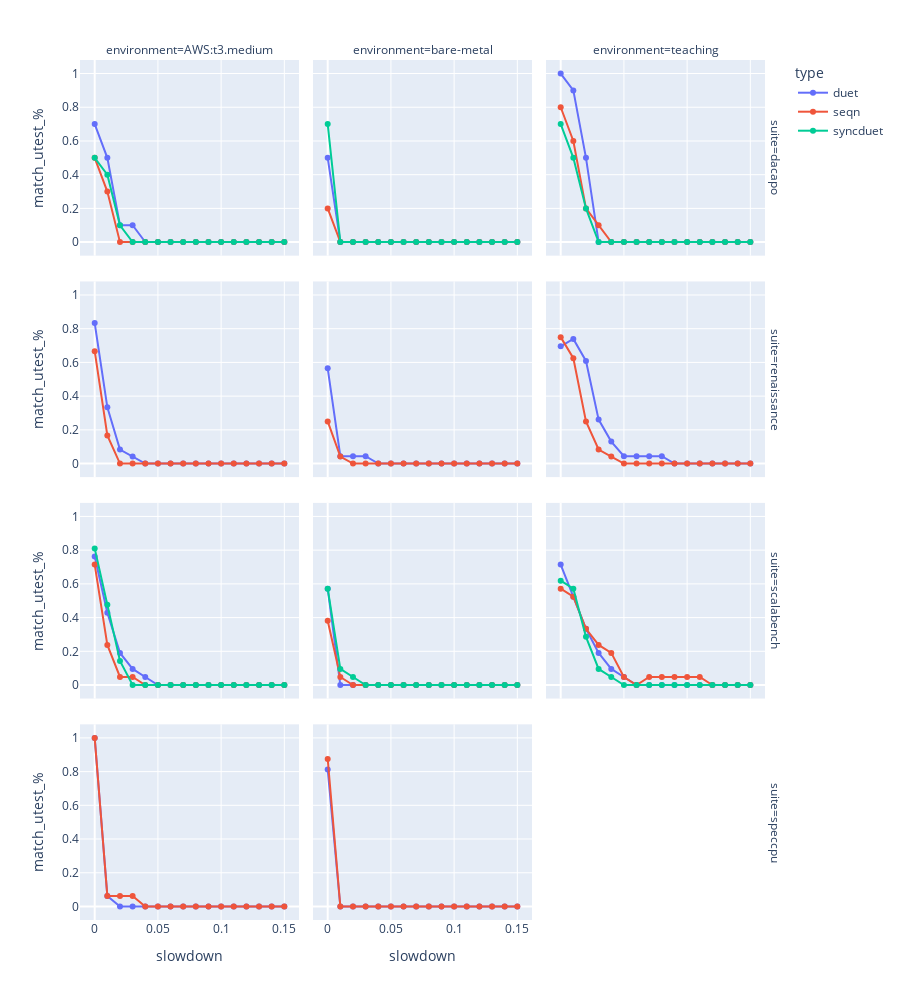

Notebook source saved alongside this figure:
### Markdown cell above
## MDS using u-test

### Code cell
px.line(
    df_slowdown,
    x=DF.slowdown,
    y=DF.match_ratio_utest,
    color=RF.type,
    facet_col=DF.env,
    facet_row=RF.suite,
    markers=True,
    height=1000,
)

### Figure 1 — Plotly figure (JSON) as saved in the notebook; plotly's stock layout.template omitted (floating-point values rounded to 4 significant figures)
{"data": [{"hovertemplate": "type=duet<br>suite=dacapo<br>environment=AWS:t3.medium<br>slowdown=%{x}<br>match_utest_%=%{y}<extra></extra>", "legendgroup": "duet", "line": {"color": "#636efa", "dash": "solid"}, "marker": {"symbol": "circle"}, "mode": "lines+markers", "name": "duet", "orientation": "v", "showlegend": true, "type": "scatter", "x": [0, 0.01, 0.02, 0.03, 0.04, 0.05, 0.06, 0.07, 0.08, 0.09, 0.1, 0.11, 0.12, 0.13, 0.14, 0.15], "xaxis": "x10", "y": [0.7, 0.5, 0.1, 0.1, 0, 0, 0, 0, 0, 0, 0, 0, 0, 0, 0, 0], "yaxis": "y10"}, {"hovertemplate": "type=duet<br>suite=dacapo<br>environment=bare-metal<br>slowdown=%{x}<br>match_utest_%=%{y}<extra></extra>", "legendgroup": "duet", "line": {"color": "#636efa", "dash": "solid"}, "marker": {"symbol": "circle"}, "mode": "lines+markers", "name": "duet", "orientation": "v", "showlegend": false, "type": "scatter", "x": [0, 0.01, 0.02, 0.03, 0.04, 0.05, 0.06, 0.07, 0.08, 0.09, 0.1, 0.11, 0.12, 0.13, 0.14, 0.15], "xaxis": "x11", "y": [0.5, 0, 0, 0, 0, 0, 0, 0, 0, 0, 0, 0, 0, 0, 0, 0], "yaxis": "y11"}, {"hovertemplate": "type=duet<br>suite=dacapo<br>environment=teaching<br>slowdown=%{x}<br>match_utest_%=%{y}<extra></extra>", "legendgroup": "duet", "line": {"color": "#636efa", "dash": "solid"}, "marker": {"symbol": "circle"}, "mode": "lines+markers", "name": "duet", "orientation": "v", "showlegend": false, "type": "scatter", "x": [0, 0.01, 0.02, 0.03, 0.04, 0.05, 0.06, 0.07, 0.08, 0.09, 0.1, 0.11, 0.12, 0.13, 0.14, 0.15], "xaxis": "x12", "y": [1, 0.9, 0.5, 0, 0, 0, 0, 0, 0, 0, 0, 0, 0, 0, 0, 0], "yaxis": "y12"}, {"hovertemplate": "type=duet<br>suite=renaissance<br>environment=AWS:t3.medium<br>slowdown=%{x}<br>match_utest_%=%{y}<extra></extra>", "legendgroup": "duet", "line": {"color": "#636efa", "dash": "solid"}, "marker": {"symbol": "circle"}, "mode": "lines+markers", "name": "duet", "orientation": "v", "showlegend": false, "type": "scatter", "x": [0, 0.01, 0.02, 0.03, 0.04, 0.05, 0.06, 0.07, 0.08, 0.09, 0.1, 0.11, 0.12, 0.13, 0.14, 0.15], "xaxis": "x7", "y": [0.8333, 0.3333, 0.08333, 0.04167, 0, 0, 0, 0, 0, 0, 0, 0, 0, 0, 0, 0], "yaxis": "y7"}, {"hovertemplate": "type=duet<br>suite=renaissance<br>environment=bare-metal<br>slowdown=%{x}<br>match_utest_%=%{y}<extra></extra>", "legendgroup": "duet", "line": {"color": "#636efa", "dash": "solid"}, "marker": {"symbol": "circle"}, "mode": "lines+markers", "name": "duet", "orientation": "v", "showlegend": false, "type": "scatter", "x": [0, 0.01, 0.02, 0.03, 0.04, 0.05, 0.06, 0.07, 0.08, 0.09, 0.1, 0.11, 0.12, 0.13, 0.14, 0.15], "xaxis": "x8", "y": [0.5652, 0.04348, 0.04348, 0.04348, 0, 0, 0, 0, 0, 0, 0, 0, 0, 0, 0, 0], "yaxis": "y8"}, {"hovertemplate": "type=duet<br>suite=renaissance<br>environment=teaching<br>slowdown=%{x}<br>match_utest_%=%{y}<extra></extra>", "legendgroup": "duet", "line": {"color": "#636efa", "dash": "solid"}, "marker": {"symbol": "circle"}, "mode": "lines+markers", "name": "duet", "orientation": "v", "showlegend": false, "type": "scatter", "x": [0, 0.01, 0.02, 0.03, 0.04, 0.05, 0.06, 0.07, 0.08, 0.09, 0.1, 0.11, 0.12, 0.13, 0.14, 0.15], "xaxis": "x9", "y": [0.6957, 0.7391, 0.6087, 0.2609, 0.1304, 0.04348, 0.04348, 0.04348, 0.04348, 0, 0, 0, 0, 0, 0, 0], "yaxis": "y9"}, {"hovertemplate": "type=duet<br>suite=scalabench<br>environment=AWS:t3.medium<br>slowdown=%{x}<br>match_utest_%=%{y}<extra></extra>", "legendgroup": "duet", "line": {"color": "#636efa", "dash": "solid"}, "marker": {"symbol": "circle"}, "mode": "lines+markers", "name": "duet", "orientation": "v", "showlegend": false, "type": "scatter", "x": [0, 0.01, 0.02, 0.03, 0.04, 0.05, 0.06, 0.07, 0.08, 0.09, 0.1, 0.11, 0.12, 0.13, 0.14, 0.15], "xaxis": "x4", "y": [0.7619, 0.4286, 0.1905, 0.09524, 0.04762, 0, 0, 0, 0, 0, 0, 0, 0, 0, 0, 0], "yaxis": "y4"}, {"hovertemplate": "type=duet<br>suite=scalabench<br>environment=bare-metal<br>slowdown=%{x}<br>match_utest_%=%{y}<extra></extra>", "legendgroup": "duet", "line": {"color": "#636efa", "dash": "solid"}, "marker": {"symbol": "circle"}, "mode": "lines+markers", "name": "duet", "orientation": "v", "showlegend": false, "type": "scatter", "x": [0, 0.01, 0.02, 0.03, 0.04, 0.05, 0.06, 0.07, 0.08, 0.09, 0.1, 0.11, 0.12, 0.13, 0.14, 0.15], "xaxis": "x5", "y": [0.5714, 0, 0, 0, 0, 0, 0, 0, 0, 0, 0, 0, 0, 0, 0, 0], "yaxis": "y5"}, {"hovertemplate": "type=duet<br>suite=scalabench<br>environment=teaching<br>slowdown=%{x}<br>match_utest_%=%{y}<extra></extra>", "legendgroup": "duet", "line": {"color": "#636efa", "dash": "solid"}, "marker": {"symbol": "circle"}, "mode": "lines+markers", "name": "duet", "orientation": "v", "showlegend": false, "type": "scatter", "x": [0, 0.01, 0.02, 0.03, 0.04, 0.05, 0.06, 0.07, 0.08, 0.09, 0.1, 0.11, 0.12, 0.13, 0.14, 0.15], "xaxis": "x6", "y": [0.7143, 0.5238, 0.3333, 0.1905, 0.09524, 0.04762, 0, 0, 0, 0, 0, 0, 0, 0, 0, 0], "yaxis": "y6"}, {"hovertemplate": "type=duet<br>suite=speccpu<br>environment=AWS:t3.medium<br>slowdown=%{x}<br>match_utest_%=%{y}<extra></extra>", "legendgroup": "duet", "line": {"color": "#636efa", "dash": "solid"}, "marker": {"symbol": "circle"}, "mode": "lines+markers", "name": "duet", "orientation": "v", "showlegend": false, "type": "scatter", "x": [0, 0.01, 0.02, 0.03, 0.04, 0.05, 0.06, 0.07, 0.08, 0.09, 0.1, 0.11, 0.12, 0.13, 0.14, 0.15], "xaxis": "x", "y": [1, 0.0625, 0, 0, 0, 0, 0, 0, 0, 0, 0, 0, 0, 0, 0, 0], "yaxis": "y"}, {"hovertemplate": "type=duet<br>suite=speccpu<br>environment=bare-metal<br>slowdown=%{x}<br>match_utest_%=%{y}<extra></extra>", "legendgroup": "duet", "line": {"color": "#636efa", "dash": "solid"}, "marker": {"symbol": "circle"}, "mode": "lines+markers", "name": "duet", "orientation": "v", "showlegend": false, "type": "scatter", "x": [0, 0.01, 0.02, 0.03, 0.04, 0.05, 0.06, 0.07, 0.08, 0.09, 0.1, 0.11, 0.12, 0.13, 0.14, 0.15], "xaxis": "x2", "y": [0.8125, 0, 0, 0, 0, 0, 0, 0, 0, 0, 0, 0, 0, 0, 0, 0], "yaxis": "y2"}, {"hovertemplate": "type=seqn<br>suite=dacapo<br>environment=AWS:t3.medium<br>slowdown=%{x}<br>match_utest_%=%{y}<extra></extra>", "legendgroup": "seqn", "line": {"color": "#EF553B", "dash": "solid"}, "marker": {"symbol": "circle"}, "mode": "lines+markers", "name": "seqn", "orientation": "v", "showlegend": true, "type": "scatter", "x": [0, 0.01, 0.02, 0.03, 0.04, 0.05, 0.06, 0.07, 0.08, 0.09, 0.1, 0.11, 0.12, 0.13, 0.14, 0.15], "xaxis": "x10", "y": [0.5, 0.3, 0, 0, 0, 0, 0, 0, 0, 0, 0, 0, 0, 0, 0, 0], "yaxis": "y10"}, {"hovertemplate": "type=seqn<br>suite=dacapo<br>environment=bare-metal<br>slowdown=%{x}<br>match_utest_%=%{y}<extra></extra>", "legendgroup": "seqn", "line": {"color": "#EF553B", "dash": "solid"}, "marker": {"symbol": "circle"}, "mode": "lines+markers", "name": "seqn", "orientation": "v", "showlegend": false, "type": "scatter", "x": [0, 0.01, 0.02, 0.03, 0.04, 0.05, 0.06, 0.07, 0.08, 0.09, 0.1, 0.11, 0.12, 0.13, 0.14, 0.15], "xaxis": "x11", "y": [0.2, 0, 0, 0, 0, 0, 0, 0, 0, 0, 0, 0, 0, 0, 0, 0], "yaxis": "y11"}, {"hovertemplate": "type=seqn<br>suite=dacapo<br>environment=teaching<br>slowdown=%{x}<br>match_utest_%=%{y}<extra></extra>", "legendgroup": "seqn", "line": {"color": "#EF553B", "dash": "solid"}, "marker": {"symbol": "circle"}, "mode": "lines+markers", "name": "seqn", "orientation": "v", "showlegend": false, "type": "scatter", "x": [0, 0.01, 0.02, 0.03, 0.04, 0.05, 0.06, 0.07, 0.08, 0.09, 0.1, 0.11, 0.12, 0.13, 0.14, 0.15], "xaxis": "x12", "y": [0.8, 0.6, 0.2, 0.1, 0, 0, 0, 0, 0, 0, 0, 0, 0, 0, 0, 0], "yaxis": "y12"}, {"hovertemplate": "type=seqn<br>suite=renaissance<br>environment=AWS:t3.medium<br>slowdown=%{x}<br>match_utest_%=%{y}<extra></extra>", "legendgroup": "seqn", "line": {"color": "#EF553B", "dash": "solid"}, "marker": {"symbol": "circle"}, "mode": "lines+markers", "name": "seqn", "orientation": "v", "showlegend": false, "type": "scatter", "x": [0, 0.01, 0.02, 0.03, 0.04, 0.05, 0.06, 0.07, 0.08, 0.09, 0.1, 0.11, 0.12, 0.13, 0.14, 0.15], "xaxis": "x7", "y": [0.6667, 0.1667, 0, 0, 0, 0, 0, 0, 0, 0, 0, 0, 0, 0, 0, 0], "yaxis": "y7"}, {"hovertemplate": "type=seqn<br>suite=renaissance<br>environment=bare-metal<br>slowdown=%{x}<br>match_utest_%=%{y}<extra></extra>", "legendgroup": "seqn", "line": {"color": "#EF553B", "dash": "solid"}, "marker": {"symbol": "circle"}, "mode": "lines+markers", "name": "seqn", "orientation": "v", "showlegend": false, "type": "scatter", "x": [0, 0.01, 0.02, 0.03, 0.04, 0.05, 0.06, 0.07, 0.08, 0.09, 0.1, 0.11, 0.12, 0.13, 0.14, 0.15], "xaxis": "x8", "y": [0.25, 0.04167, 0, 0, 0, 0, 0, 0, 0, 0, 0, 0, 0, 0, 0, 0], "yaxis": "y8"}, {"hovertemplate": "type=seqn<br>suite=renaissance<br>environment=teaching<br>slowdown=%{x}<br>match_utest_%=%{y}<extra></extra>", "legendgroup": "seqn", "line": {"color": "#EF553B", "dash": "solid"}, "marker": {"symbol": "circle"}, "mode": "lines+markers", "name": "seqn", "orientation": "v", "showlegend": false, "type": "scatter", "x": [0, 0.01, 0.02, 0.03, 0.04, 0.05, 0.06, 0.07, 0.08, 0.09, 0.1, 0.11, 0.12, 0.13, 0.14, 0.15], "xaxis": "x9", "y": [0.75, 0.625, 0.25, 0.08333, 0.04167, 0, 0, 0, 0, 0, 0, 0, 0, 0, 0, 0], "yaxis": "y9"}, {"hovertemplate": "type=seqn<br>suite=scalabench<br>environment=AWS:t3.medium<br>slowdown=%{x}<br>match_utest_%=%{y}<extra></extra>", "legendgroup": "seqn", "line": {"color": "#EF553B", "dash": "solid"}, "marker": {"symbol": "circle"}, "mode": "lines+markers", "name": "seqn", "orientation": "v", "showlegend": false, "type": "scatter", "x": [0, 0.01, 0.02, 0.03, 0.04, 0.05, 0.06, 0.07, 0.08, 0.09, 0.1, 0.11, 0.12, 0.13, 0.14, 0.15], "xaxis": "x4", "y": [0.7143, 0.2381, 0.04762, 0.04762, 0, 0, 0, 0, 0, 0, 0, 0, 0, 0, 0, 0], "yaxis": "y4"}, {"hovertemplate": "type=seqn<br>suite=scalabench<br>environment=bare-metal<br>slowdown=%{x}<br>match_utest_%=%{y}<extra></extra>", "legendgroup": "seqn", "line": {"color": "#EF553B", "dash": "solid"}, "marker": {"symbol": "circle"}, "mode": "lines+markers", "name": "seqn", "orientation": "v", "showlegend": false, "type": "scatter", "x": [0, 0.01, 0.02, 0.03, 0.04, 0.05, 0.06, 0.07, 0.08, 0.09, 0.1, 0.11, 0.12, 0.13, 0.14, 0.15], "xaxis": "x5", "y": [0.381, 0.04762, 0, 0, 0, 0, 0, 0, 0, 0, 0, 0, 0, 0, 0, 0], "yaxis": "y5"}, {"hovertemplate": "type=seqn<br>suite=scalabench<br>environment=teaching<br>slowdown=%{x}<br>match_utest_%=%{y}<extra></extra>", "legendgroup": "seqn", "line": {"color": "#EF553B", "dash": "solid"}, "marker": {"symbol": "circle"}, "mode": "lines+markers", "name": "seqn", "orientation": "v", "showlegend": false, "type": "scatter", "x": [0, 0.01, 0.02, 0.03, 0.04, 0.05, 0.06, 0.07, 0.08, 0.09, 0.1, 0.11, 0.12, 0.13, 0.14, 0.15], "xaxis": "x6", "y": [0.5714, 0.5238, 0.3333, 0.2381, 0.1905, 0.04762, 0, 0.04762, 0.04762, 0.04762, 0.04762, 0.04762, 0, 0, 0, 0], "yaxis": "y6"}, {"hovertemplate": "type=seqn<br>suite=speccpu<br>environment=AWS:t3.medium<br>slowdown=%{x}<br>match_utest_%=%{y}<extra></extra>", "legendgroup": "seqn", "line": {"color": "#EF553B", "dash": "solid"}, "marker": {"symbol": "circle"}, "mode": "lines+markers", "name": "seqn", "orientation": "v", "showlegend": false, "type": "scatter", "x": [0, 0.01, 0.02, 0.03, 0.04, 0.05, 0.06, 0.07, 0.08, 0.09, 0.1, 0.11, 0.12, 0.13, 0.14, 0.15], "xaxis": "x", "y": [1, 0.0625, 0.0625, 0.0625, 0, 0, 0, 0, 0, 0, 0, 0, 0, 0, 0, 0], "yaxis": "y"}, {"hovertemplate": "type=seqn<br>suite=speccpu<br>environment=bare-metal<br>slowdown=%{x}<br>match_utest_%=%{y}<extra></extra>", "legendgroup": "seqn", "line": {"color": "#EF553B", "dash": "solid"}, "marker": {"symbol": "circle"}, "mode": "lines+markers", "name": "seqn", "orientation": "v", "showlegend": false, "type": "scatter", "x": [0, 0.01, 0.02, 0.03, 0.04, 0.05, 0.06, 0.07, 0.08, 0.09, 0.1, 0.11, 0.12, 0.13, 0.14, 0.15], "xaxis": "x2", "y": [0.875, 0, 0, 0, 0, 0, 0, 0, 0, 0, 0, 0, 0, 0, 0, 0], "yaxis": "y2"}, {"hovertemplate": "type=syncduet<br>suite=dacapo<br>environment=AWS:t3.medium<br>slowdown=%{x}<br>match_utest_%=%{y}<extra></extra>", "legendgroup": "syncduet", "line": {"color": "#00cc96", "dash": "solid"}, "marker": {"symbol": "circle"}, "mode": "lines+markers", "name": "syncduet", "orientation": "v", "showlegend": true, "type": "scatter", "x": [0, 0.01, 0.02, 0.03, 0.04, 0.05, 0.06, 0.07, 0.08, 0.09, 0.1, 0.11, 0.12, 0.13, 0.14, 0.15], "xaxis": "x10", "y": [0.5, 0.4, 0.1, 0, 0, 0, 0, 0, 0, 0, 0, 0, 0, 0, 0, 0], "yaxis": "y10"}, {"hovertemplate": "type=syncduet<br>suite=dacapo<br>environment=bare-metal<br>slowdown=%{x}<br>match_utest_%=%{y}<extra></extra>", "legendgroup": "syncduet", "line": {"color": "#00cc96", "dash": "solid"}, "marker": {"symbol": "circle"}, "mode": "lines+markers", "name": "syncduet", "orientation": "v", "showlegend": false, "type": "scatter", "x": [0, 0.01, 0.02, 0.03, 0.04, 0.05, 0.06, 0.07, 0.08, 0.09, 0.1, 0.11, 0.12, 0.13, 0.14, 0.15], "xaxis": "x11", "y": [0.7, 0, 0, 0, 0, 0, 0, 0, 0, 0, 0, 0, 0, 0, 0, 0], "yaxis": "y11"}, {"hovertemplate": "type=syncduet<br>suite=dacapo<br>environment=teaching<br>slowdown=%{x}<br>match_utest_%=%{y}<extra></extra>", "legendgroup": "syncduet", "line": {"color": "#00cc96", "dash": "solid"}, "marker": {"symbol": "circle"}, "mode": "lines+markers", "name": "syncduet", "orientation": "v", "showlegend": false, "type": "scatter", "x": [0, 0.01, 0.02, 0.03, 0.04, 0.05, 0.06, 0.07, 0.08, 0.09, 0.1, 0.11, 0.12, 0.13, 0.14, 0.15], "xaxis": "x12", "y": [0.7, 0.5, 0.2, 0, 0, 0, 0, 0, 0, 0, 0, 0, 0, 0, 0, 0], "yaxis": "y12"}, {"hovertemplate": "type=syncduet<br>suite=scalabench<br>environment=AWS:t3.medium<br>slowdown=%{x}<br>match_utest_%=%{y}<extra></extra>", "legendgroup": "syncduet", "line": {"color": "#00cc96", "dash": "solid"}, "marker": {"symbol": "circle"}, "mode": "lines+markers", "name": "syncduet", "orientation": "v", "showlegend": false, "type": "scatter", "x": [0, 0.01, 0.02, 0.03, 0.04, 0.05, 0.06, 0.07, 0.08, 0.09, 0.1, 0.11, 0.12, 0.13, 0.14, 0.15], "xaxis": "x4", "y": [0.8095, 0.4762, 0.1429, 0, 0, 0, 0, 0, 0, 0, 0, 0, 0, 0, 0, 0], "yaxis": "y4"}, {"hovertemplate": "type=syncduet<br>suite=scalabench<br>environment=bare-metal<br>slowdown=%{x}<br>match_utest_%=%{y}<extra></extra>", "legendgroup": "syncduet", "line": {"color": "#00cc96", "dash": "solid"}, "marker": {"symbol": "circle"}, "mode": "lines+markers", "name": "syncduet", "orientation": "v", "showlegend": false, "type": "scatter", "x": [0, 0.01, 0.02, 0.03, 0.04, 0.05, 0.06, 0.07, 0.08, 0.09, 0.1, 0.11, 0.12, 0.13, 0.14, 0.15], "xaxis": "x5", "y": [0.5714, 0.09524, 0.04762, 0, 0, 0, 0, 0, 0, 0, 0, 0, 0, 0, 0, 0], "yaxis": "y5"}, {"hovertemplate": "type=syncduet<br>suite=scalabench<br>environment=teaching<br>slowdown=%{x}<br>match_utest_%=%{y}<extra></extra>", "legendgroup": "syncduet", "line": {"color": "#00cc96", "dash": "solid"}, "marker": {"symbol": "circle"}, "mode": "lines+markers", "name": "syncduet", "orientation": "v", "showlegend": false, "type": "scatter", "x": [0, 0.01, 0.02, 0.03, 0.04, 0.05, 0.06, 0.07, 0.08, 0.09, 0.1, 0.11, 0.12, 0.13, 0.14, 0.15], "xaxis": "x6", "y": [0.619, 0.5714, 0.2857, 0.09524, 0.04762, 0, 0, 0, 0, 0, 0, 0, 0, 0, 0, 0], "yaxis": "y6"}], "layout": {"annotations": [{"font": {}, "showarrow": false, "text": "environment=AWS:t3.medium", "x": 0.1567, "xanchor": "center", "xref": "paper", "y": 1, "yanchor": "bottom", "yref": "paper"}, {"font": {}, "showarrow": false, "text": "environment=bare-metal", "x": 0.49, "xanchor": "center", "xref": "paper", "y": 1, "yanchor": "bottom", "yref": "paper"}, {"font": {}, "showarrow": false, "text": "environment=teaching", "x": 0.8233, "xanchor": "center", "xref": "paper", "y": 1, "yanchor": "bottom", "yref": "paper"}, {"font": {}, "showarrow": false, "text": "suite=speccpu", "textangle": 90, "x": 0.98, "xanchor": "left", "xref": "paper", "y": 0.1138, "yanchor": "middle", "yref": "paper"}, {"font": {}, "showarrow": false, "text": "suite=scalabench", "textangle": 90, "x": 0.98, "xanchor": "left", "xref": "paper", "y": 0.3712, "yanchor": "middle", "yref": "paper"}, {"font": {}, "showarrow": false, "text": "suite=renaissance", "textangle": 90, "x": 0.98, "xanchor": "left", "xref": "paper", "y": 0.6288, "yanchor": "middle", "yref": "paper"}, {"font": {}, "showarrow": false, "text": "suite=dacapo", "textangle": 90, "x": 0.98, "xanchor": "left", "xref": "paper", "y": 0.8862, "yanchor": "middle", "yref": "paper"}], "height": 1000, "legend": {"title": {"text": "type"}, "tracegroupgap": 0}, "margin": {"t": 60}, "xaxis": {"anchor": "y", "domain": [0, 0.3133], "title": {"text": "slowdown"}}, "xaxis10": {"anchor": "y10", "domain": [0, 0.3133], "matches": "x", "showticklabels": false}, "xaxis11": {"anchor": "y11", "domain": [0.3333, 0.6467], "matches": "x", "showticklabels": false}, "xaxis12": {"anchor": "y12", "domain": [0.6667, 0.98], "matches": "x", "showticklabels": false}, "xaxis2": {"anchor": "y2", "domain": [0.3333, 0.6467], "matches": "x", "title": {"text": "slowdown"}}, "xaxis3": {"anchor": "y3", "domain": [0.6667, 0.98], "matches": "x", "title": {"text": "slowdown"}}, "xaxis4": {"anchor": "y4", "domain": [0, 0.3133], "matches": "x", "showticklabels": false}, "xaxis5": {"anchor": "y5", "domain": [0.3333, 0.6467], "matches": "x", "showticklabels": false}, "xaxis6": {"anchor": "y6", "domain": [0.6667, 0.98], "matches": "x", "showticklabels": false}, "xaxis7": {"anchor": "y7", "domain": [0, 0.3133], "matches": "x", "showticklabels": false}, "xaxis8": {"anchor": "y8", "domain": [0.3333, 0.6467], "matches": "x", "showticklabels": false}, "xaxis9": {"anchor": "y9", "domain": [0.6667, 0.98], "matches": "x", "showticklabels": false}, "yaxis": {"anchor": "x", "domain": [0, 0.2275], "title": {"text": "match_utest_%"}}, "yaxis10": {"anchor": "x10", "domain": [0.7725, 1], "matches": "y", "title": {"text": "match_utest_%"}}, "yaxis11": {"anchor": "x11", "domain": [0.7725, 1], "matches": "y", "showticklabels": false}, "yaxis12": {"anchor": "x12", "domain": [0.7725, 1], "matches": "y", "showticklabels": false}, "yaxis2": {"anchor": "x2", "domain": [0, 0.2275], "matches": "y", "showticklabels": false}, "yaxis3": {"anchor": "x3", "domain": [0, 0.2275], "matches": "y", "showticklabels": false}, "yaxis4": {"anchor": "x4", "domain": [0.2575, 0.485], "matches": "y", "title": {"text": "match_utest_%"}}, "yaxis5": {"anchor": "x5", "domain": [0.2575, 0.485], "matches": "y", "showticklabels": false}, "yaxis6": {"anchor": "x6", "domain": [0.2575, 0.485], "matches": "y", "showticklabels": false}, "yaxis7": {"anchor": "x7", "domain": [0.515, 0.7425], "matches": "y", "title": {"text": "match_utest_%"}}, "yaxis8": {"anchor": "x8", "domain": [0.515, 0.7425], "matches": "y", "showticklabels": false}, "yaxis9": {"anchor": "x9", "domain": [0.515, 0.7425], "matches": "y", "showticklabels": false}}}
